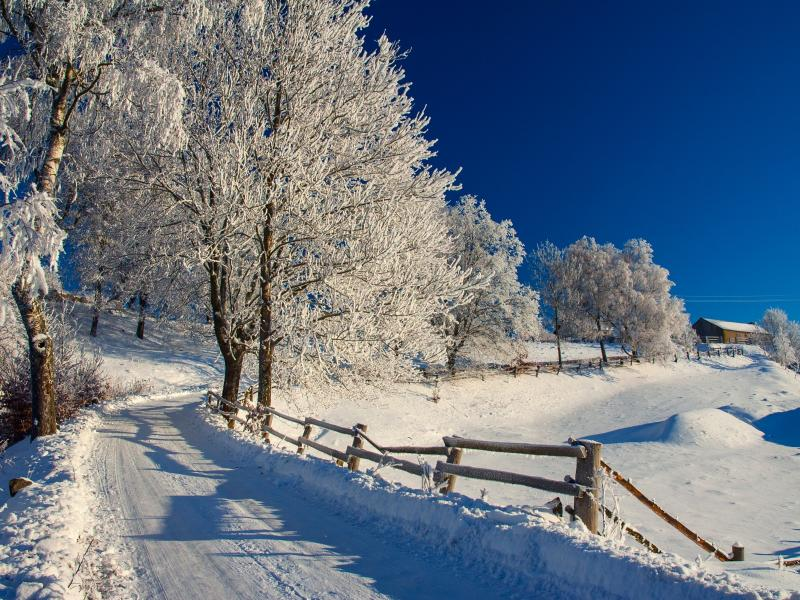
#> input picture lab4/obraz.jpg, 800 x 600 px; the run also reads 2 pictures not shown here
$ python lab4.py
#> lines starting #> are read from the running program, lines starting #| are printed output that depends on the picture
from PIL import Image
import numpy as np
from PIL import ImageChops
import matplotlib.pyplot as plt

# Zadanie 2a

im1 = Image.open('obraz.jpg')
#> im1 is the input picture: PIL image 800x600 RGB; mean R, G, B 104.2, 116.2, 130.1
T = np.array(im1)

t_r = T[:, :, 0]
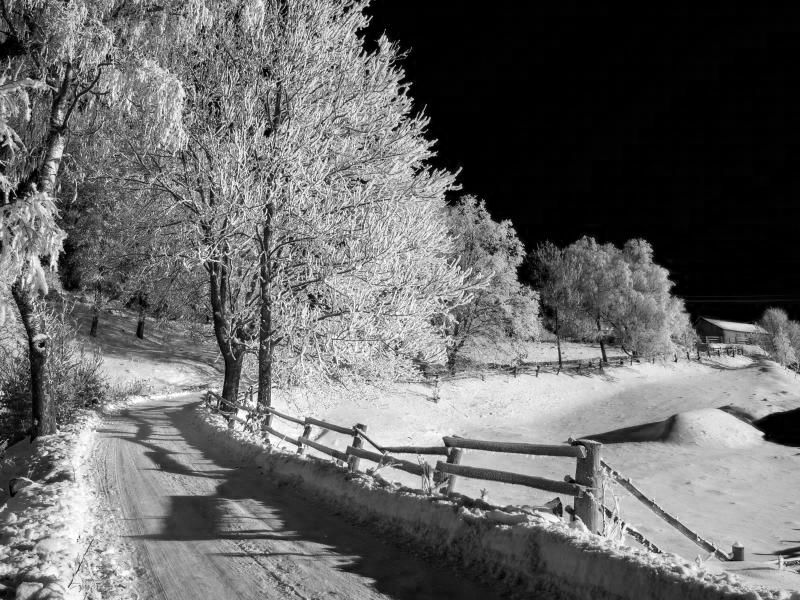
#> t_r: shape (600, 800); min 0, max 255, mean 104.2
im_r = Image.fromarray(t_r)
t_g = T[:, :, 1]
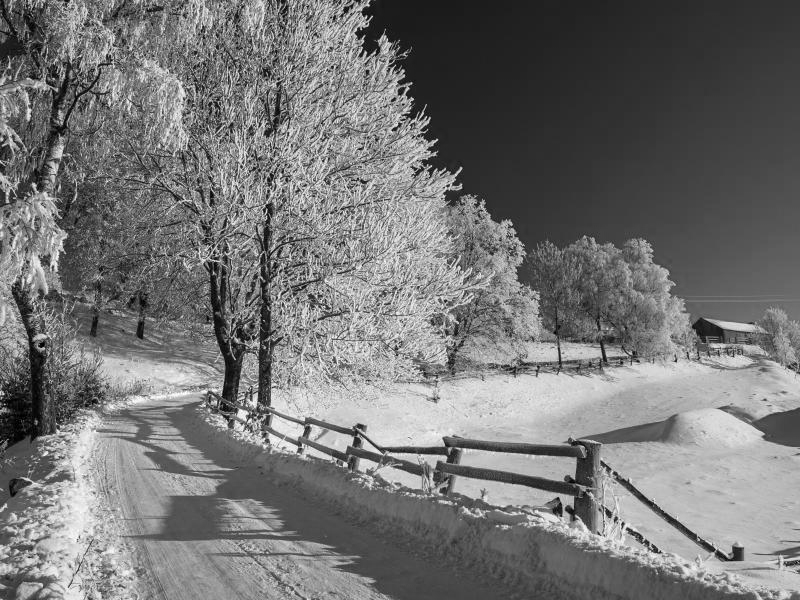
#> t_g: shape (600, 800); min 0, max 255, mean 116.2
im_g = Image.fromarray(t_g)
t_b = T[:, :, 2]
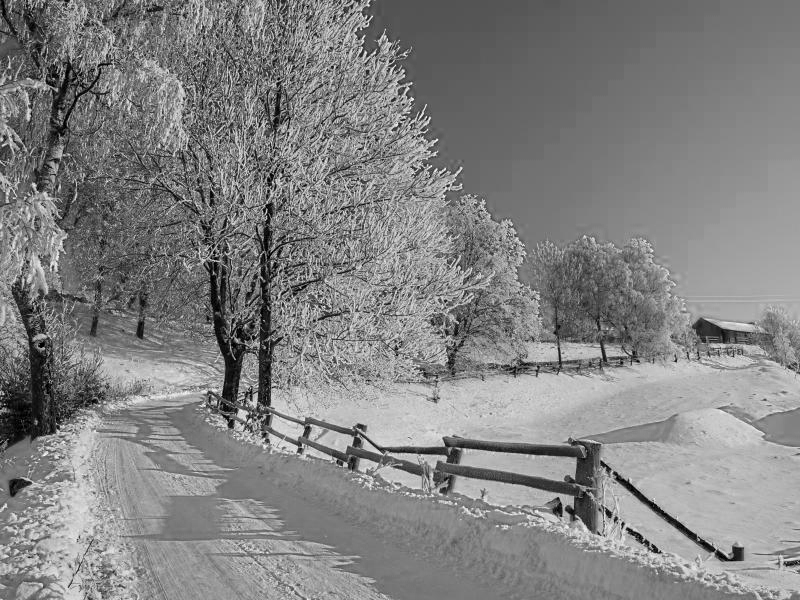
#> t_b: shape (600, 800); min 0, max 255, mean 130.1
im_b = Image.fromarray(t_b)

# Zadanie 2b

im2 = Image.merge('RGB', (im_r, im_g, im_b))
im1_im2_diff = ImageChops.difference(im1, im2)
#> im1_im2_diff: PIL image 800x600 RGB; every value is 0

# Zadanie 2c

plt.figure(figsize=(9, 4))

plt.subplot(1, 3, 1)
plt.imshow(im1)
plt.axis('off')
plt.title('Obraz wejściowy im1')

plt.subplot(1, 3, 2)
plt.imshow(im2)
plt.axis('off')
plt.title('Obraz po zamianie im2')

plt.subplot(1, 3, 3)
plt.imshow(im1_im2_diff)
plt.axis('off')
plt.title('Różnica im1_im2_diff')

plt.savefig('fig1.png')

# Zadanie 3a
r, g, b = im1.split()
im3 = Image.merge('RGB', (g, b, r))
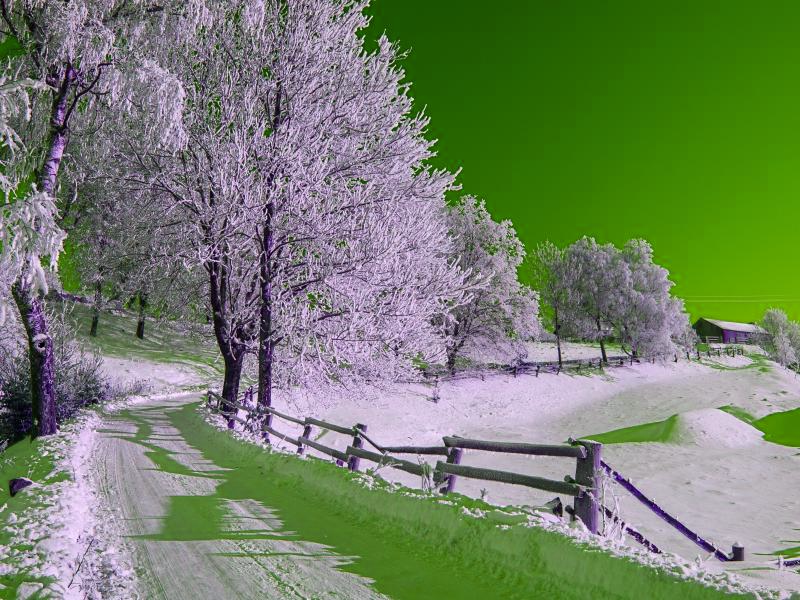
#> im3: PIL image 800x600 RGB; mean R, G, B 116.2, 130.1, 104.2
im3.save('im3.jpg')
im3.save('im3.png')

# Zadanie 3b
im3_jpg = Image.open('im3.jpg')
im3_png = Image.open('im3.png')
diff = ImageChops.difference(im3_png, im3_jpg)

# Zadanie 3c
plt.figure(figsize=(12, 4))

plt.subplot(1, 3, 1)
plt.imshow(im3_jpg)
plt.axis('off')
plt.title('Obraz im3.jpg')

plt.subplot(1, 3, 2)
plt.imshow(im3_png)
plt.axis('off')
plt.title('Obraz im3.png')

plt.subplot(1, 3, 3)
plt.imshow(diff)
plt.axis('off')
plt.title('Różnica diff')

plt.savefig('fig2.png')

# Zadanie 4a
obraz1_1_jpg = Image.open('obraz1_1.jpg')
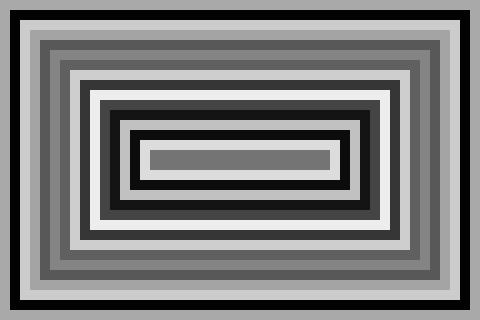
#> input picture lab4/obraz1_1.jpg, 480 x 320 px
#> obraz1_1_jpg is the input picture: PIL image 480x320 L; min 0, max 253, mean 124.7
obraz1_1_png = Image.open('obraz1_1.png')
obraz1_1N_jpg = Image.open('obraz1_1N.jpg')
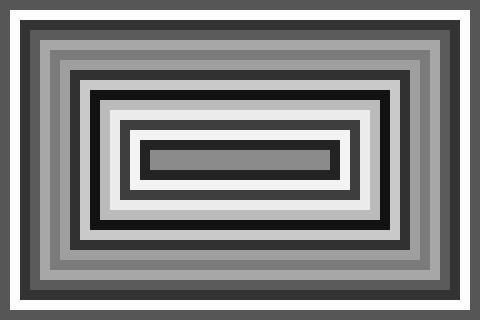
#> input picture lab4/obraz1_1N.jpg, 480 x 320 px
#> obraz1_1N_jpg is the input picture: PIL image 480x320 L; min 2, max 255, mean 130.3
obraz1_1N_png = Image.open('obraz1_1N.png')
obraz1_2_jpg = Image.open('obraz1_2.jpg')
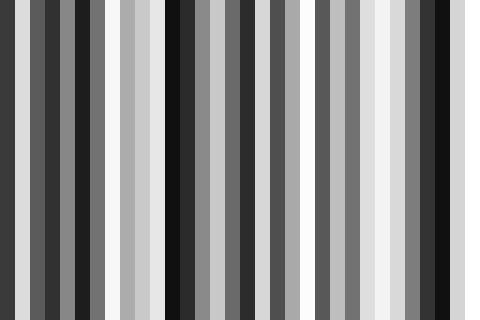
#> input picture lab4/obraz1_2.jpg, 480 x 320 px
#> obraz1_2_jpg is the input picture: PIL image 480x320 L; min 13, max 255, mean 142
obraz1_2_png = Image.open('obraz1_2.png')
#> (the run stopped early here; a loop or call above may not have finished)
